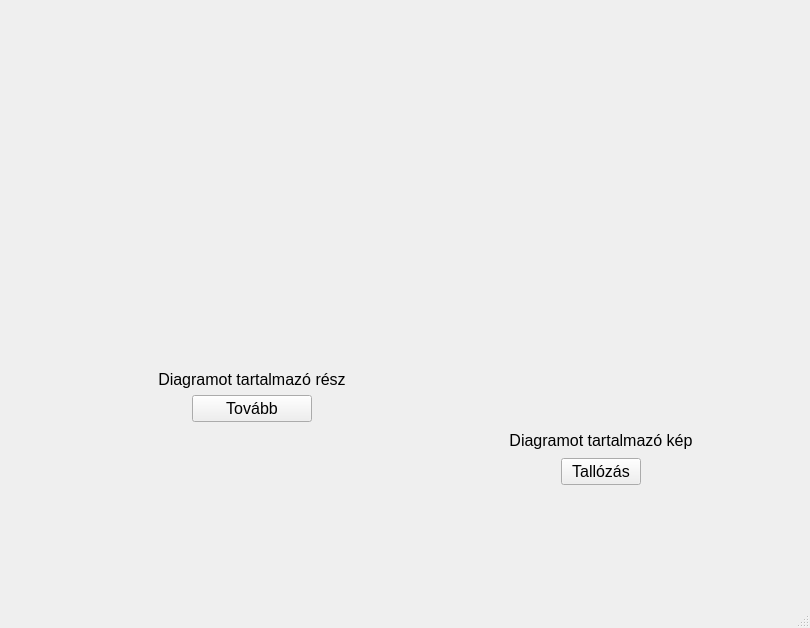
<?xml version="1.0" encoding="UTF-8"?>
<ui version="4.0">
 <class>MainWindow</class>
 <widget class="QMainWindow" name="MainWindow">
  <property name="geometry">
   <rect>
    <x>0</x>
    <y>0</y>
    <width>810</width>
    <height>628</height>
   </rect>
  </property>
  <property name="windowTitle">
   <string>MainWindow</string>
  </property>
  <widget class="QWidget" name="centralwidget">
   <widget class="QWidget" name="horizontalLayoutWidget">
    <property name="geometry">
     <rect>
      <x>60</x>
      <y>30</y>
      <width>691</width>
      <height>501</height>
     </rect>
    </property>
    <layout class="QHBoxLayout" name="horizontalLayout">
     <item>
      <layout class="QGridLayout" name="left_grid_layout">
       <item row="4" column="1">
        <spacer name="verticalSpacer_4">
         <property name="sizePolicy">
          <sizepolicy hsizetype="Expanding" vsizetype="Expanding">
           <horstretch>0</horstretch>
           <verstretch>0</verstretch>
          </sizepolicy>
         </property>
         <property name="orientation">
          <enum>Qt::Vertical</enum>
         </property>
         <property name="sizeHint" stdset="0">
          <size>
           <width>20</width>
           <height>40</height>
          </size>
         </property>
        </spacer>
       </item>
       <item row="0" column="1">
        <spacer name="verticalSpacer">
         <property name="sizePolicy">
          <sizepolicy hsizetype="Minimum" vsizetype="Expanding">
           <horstretch>0</horstretch>
           <verstretch>0</verstretch>
          </sizepolicy>
         </property>
         <property name="orientation">
          <enum>Qt::Vertical</enum>
         </property>
         <property name="sizeType">
          <enum>QSizePolicy::Expanding</enum>
         </property>
         <property name="sizeHint" stdset="0">
          <size>
           <width>20</width>
           <height>700</height>
          </size>
         </property>
        </spacer>
       </item>
       <item row="6" column="1">
        <spacer name="verticalSpacer_5">
         <property name="sizePolicy">
          <sizepolicy hsizetype="Expanding" vsizetype="Expanding">
           <horstretch>0</horstretch>
           <verstretch>0</verstretch>
          </sizepolicy>
         </property>
         <property name="orientation">
          <enum>Qt::Vertical</enum>
         </property>
         <property name="sizeHint" stdset="0">
          <size>
           <width>20</width>
           <height>40</height>
          </size>
         </property>
        </spacer>
       </item>
       <item row="3" column="1" alignment="Qt::AlignHCenter|Qt::AlignVCenter">
        <widget class="QPushButton" name="open_files">
         <property name="enabled">
          <bool>true</bool>
         </property>
         <property name="sizePolicy">
          <sizepolicy hsizetype="Expanding" vsizetype="Expanding">
           <horstretch>0</horstretch>
           <verstretch>0</verstretch>
          </sizepolicy>
         </property>
         <property name="maximumSize">
          <size>
           <width>120</width>
           <height>16777215</height>
          </size>
         </property>
         <property name="font">
          <font>
           <pointsize>12</pointsize>
          </font>
         </property>
         <property name="text">
          <string>Tallózás</string>
         </property>
        </widget>
       </item>
       <item row="2" column="1">
        <spacer name="verticalSpacer_3">
         <property name="sizePolicy">
          <sizepolicy hsizetype="Expanding" vsizetype="Expanding">
           <horstretch>0</horstretch>
           <verstretch>0</verstretch>
          </sizepolicy>
         </property>
         <property name="orientation">
          <enum>Qt::Vertical</enum>
         </property>
         <property name="sizeHint" stdset="0">
          <size>
           <width>20</width>
           <height>40</height>
          </size>
         </property>
        </spacer>
       </item>
       <item row="5" column="1" alignment="Qt::AlignHCenter">
        <widget class="QLabel" name="file_name">
         <property name="sizePolicy">
          <sizepolicy hsizetype="Expanding" vsizetype="Expanding">
           <horstretch>0</horstretch>
           <verstretch>0</verstretch>
          </sizepolicy>
         </property>
         <property name="minimumSize">
          <size>
           <width>0</width>
           <height>40</height>
          </size>
         </property>
         <property name="font">
          <font>
           <pointsize>12</pointsize>
          </font>
         </property>
         <property name="text">
          <string/>
         </property>
         <property name="alignment">
          <set>Qt::AlignCenter</set>
         </property>
        </widget>
       </item>
       <item row="1" column="1" alignment="Qt::AlignHCenter|Qt::AlignVCenter">
        <widget class="QLabel" name="input_title">
         <property name="sizePolicy">
          <sizepolicy hsizetype="Expanding" vsizetype="Expanding">
           <horstretch>0</horstretch>
           <verstretch>0</verstretch>
          </sizepolicy>
         </property>
         <property name="minimumSize">
          <size>
           <width>300</width>
           <height>24</height>
          </size>
         </property>
         <property name="font">
          <font>
           <pointsize>12</pointsize>
          </font>
         </property>
         <property name="text">
          <string>Diagramot tartalmazó kép</string>
         </property>
         <property name="alignment">
          <set>Qt::AlignCenter</set>
         </property>
        </widget>
       </item>
       <item row="0" column="0">
        <layout class="QGridLayout" name="right_grid_layout">
         <item row="0" column="1">
          <spacer name="verticalSpacer_2">
           <property name="sizePolicy">
            <sizepolicy hsizetype="Minimum" vsizetype="Expanding">
             <horstretch>0</horstretch>
             <verstretch>0</verstretch>
            </sizepolicy>
           </property>
           <property name="orientation">
            <enum>Qt::Vertical</enum>
           </property>
           <property name="sizeType">
            <enum>QSizePolicy::Expanding</enum>
           </property>
           <property name="sizeHint" stdset="0">
            <size>
             <width>20</width>
             <height>700</height>
            </size>
           </property>
          </spacer>
         </item>
         <item row="3" column="1" alignment="Qt::AlignHCenter|Qt::AlignVCenter">
          <widget class="QPushButton" name="jump_to_scan">
           <property name="enabled">
            <bool>true</bool>
           </property>
           <property name="sizePolicy">
            <sizepolicy hsizetype="Expanding" vsizetype="Expanding">
             <horstretch>0</horstretch>
             <verstretch>0</verstretch>
            </sizepolicy>
           </property>
           <property name="minimumSize">
            <size>
             <width>120</width>
             <height>0</height>
            </size>
           </property>
           <property name="maximumSize">
            <size>
             <width>0</width>
             <height>16777215</height>
            </size>
           </property>
           <property name="font">
            <font>
             <pointsize>12</pointsize>
            </font>
           </property>
           <property name="text">
            <string>Tovább</string>
           </property>
          </widget>
         </item>
         <item row="1" column="1" alignment="Qt::AlignHCenter|Qt::AlignVCenter">
          <widget class="QLabel" name="chart_title">
           <property name="sizePolicy">
            <sizepolicy hsizetype="Expanding" vsizetype="Expanding">
             <horstretch>100</horstretch>
             <verstretch>50</verstretch>
            </sizepolicy>
           </property>
           <property name="font">
            <font>
             <pointsize>12</pointsize>
            </font>
           </property>
           <property name="text">
            <string>Diagramot tartalmazó rész</string>
           </property>
           <property name="alignment">
            <set>Qt::AlignCenter</set>
           </property>
          </widget>
         </item>
         <item row="2" column="1">
          <spacer name="verticalSpacer_6">
           <property name="sizePolicy">
            <sizepolicy hsizetype="Expanding" vsizetype="Expanding">
             <horstretch>0</horstretch>
             <verstretch>0</verstretch>
            </sizepolicy>
           </property>
           <property name="orientation">
            <enum>Qt::Vertical</enum>
           </property>
           <property name="sizeHint" stdset="0">
            <size>
             <width>20</width>
             <height>40</height>
            </size>
           </property>
          </spacer>
         </item>
         <item row="4" column="1">
          <spacer name="verticalSpacer_7">
           <property name="sizePolicy">
            <sizepolicy hsizetype="Expanding" vsizetype="Expanding">
             <horstretch>0</horstretch>
             <verstretch>0</verstretch>
            </sizepolicy>
           </property>
           <property name="orientation">
            <enum>Qt::Vertical</enum>
           </property>
           <property name="sizeHint" stdset="0">
            <size>
             <width>20</width>
             <height>40</height>
            </size>
           </property>
          </spacer>
         </item>
        </layout>
       </item>
      </layout>
     </item>
    </layout>
   </widget>
  </widget>
  <widget class="QMenuBar" name="menubar">
   <property name="geometry">
    <rect>
     <x>0</x>
     <y>0</y>
     <width>810</width>
     <height>26</height>
    </rect>
   </property>
  </widget>
  <widget class="QStatusBar" name="statusbar"/>
 </widget>
 <resources/>
 <connections/>
</ui>
